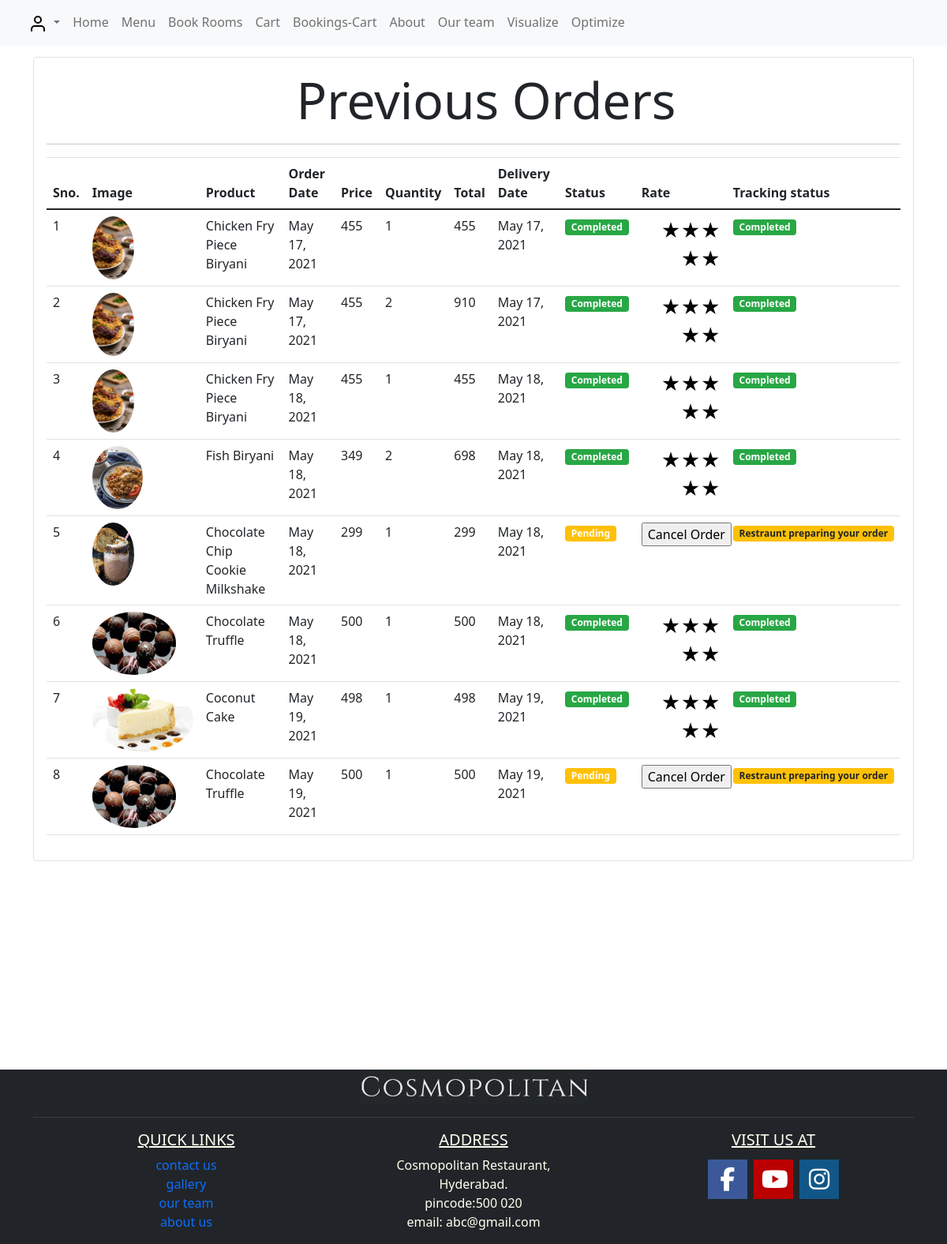
Screenshot of /orders/ (signed in) with the database file from the repository.
### store/models.py (models this page shows, shortened)
class Order(models.Model):
    item=models.ForeignKey(allItems, on_delete=models.CASCADE)
    username = models.CharField(max_length=255)
    quantity=models.IntegerField(default=1)
    comment = models.CharField(max_length=255,default='')
    price=models.IntegerField()
    streetaddress = models.CharField(max_length=255)
    locality = models.CharField(max_length=255)
    city = models.CharField(max_length=255)
    pincode = models.IntegerField()
    phone=models.IntegerField()
    total=models.IntegerField()
    date=models.DateField(default=datetime.datetime.now)
    status=models.BooleanField(default=False)
    resprepstatus=models.BooleanField(default=True)
    deliverystatus=models.BooleanField(default=False)
    @staticmethod
    def get_orders_by_customer(user):
        return Order.objects.filter(username=user)

class allItems(models.Model):
    name = models.CharField(max_length=255)
    price = models.DecimalField(max_digits=5, decimal_places=2)
    image = models.ImageField(upload_to='images/')
    time = models.CharField(max_length=255)
    rating = models.DecimalField(max_digits=2,decimal_places=1)
    class Meta:
        verbose_name_plural = 'allitems'

### store/views.py (the view)
# urls.py: path('orders/', views.orders, name='orders'),
@login_required(redirect_field_name='next')
def orders(request):
        user=request.user.username
        orders=Order.get_orders_by_customer(user)
        rate2 = request.POST.get('rating[rating]')
        oid=request.POST.get('item')
        rate=request.POST.get('rate')
        itemname=request.POST.get('itemname')
        if request.method == 'POST':
            rate1 = allItems.objects.values_list('rating',flat=True).get(name=itemname)
            res = (int(rate1)+int(rate2))/2
            s = allItems.objects.get(name=itemname)
            s.rating = res
            s.save()
        return render(request,'orders.html',{'orders':orders})

### store/templatetags/cart.py (called while the page is built)
@register.filter(name='multiply')
def multiply(number , number1):
    return number * number1

### store/templates/orders.html (shortened to what this page needs)
{% load static %}
<!DOCTYPE html>
<html lang="en">
<head>
  <link rel="stylesheet" href="https://maxcdn.bootstrapcdn.com/bootstrap/4.0.0/css/bootstrap.min.css"
>
    <link href="https://cdn.jsdelivr.net/npm/bootstrap@5.0.0-beta1/dist/css/bootstrap.min.css" rel="stylesheet">
    <link rel="stylesheet" href="https://cdnjs.cloudflare.com/ajax/libs/font-awesome/4.7.0/css/font-awesome.min.css">
    <link rel="stylesheet" href="{% static 'home.css' %}">
    {% load cart %}
</head>
<body>
    <div class="fixed-top">
      <nav class="navbar navbar-expand-lg navbar-light bg-light">
        <div class="container-fluid">
          <div class="collapse navbar-collapse" id="navbarNav">
            <ul class="navbar-nav">
            <li class="nav-item dropdown">
          <a class="nav-link dropdown-toggle" href="#" id="navbarDropdown" role="button" data-bs-toggle="dropdown" aria-expanded="false">
            <img src="{{ '/media/images/user.svg' }}">
          </a>
        </li>
              <li class="nav-item">
                <a class="nav-link" href="{% url 'store:home' %}">Home</a>
              </li>
              <li class="nav-item">
                <a class="nav-link" aria-current="page" href="{% url 'store:menu' %}">Menu</a>
              </li>
              <li class="nav-item">
                <a class="nav-link" href="{% url 'store:rooms' %}">Book Rooms</a>
              </li>
              {% if user.is_authenticated %}
              <li class="nav-item">
                <a class="nav-link" href="{% url 'store:cart' %}">Cart</a>
              </li>
              <li class="nav-item">
                <a class="nav-link" href="{% url 'store:roomcart' %}">Bookings-Cart</a>
              </li>
              {% endif %}
              <li class="nav-item">
                <a class="nav-link" href="{% url 'store:about' %}">About</a>
              </li>
              <li class="nav-item">
                <a class="nav-link" href="{% url 'store:home' %}#ourteam">Our team</a>
              </li>
              {% if user.username == 'admin' %}
              <li class="nav-item">
                <a class="nav-link" href="{% url 'store:visualize' %}">Visualize</a>
              </li>
              <li class="nav-item">
                <a class="nav-link" href="{% url 'store:optimize' %}">Optimize</a>
              </li>
              {% endif %}
            </ul>
          </div>
        </div>
    </nav>
    </div>
<br><br><br>
<div class="container">
   <div class="border rounded p-3 m-43">
        <p class="display-3 pl-3 ml-3" style="text-align:center">Previous Orders</p>
        <hr>
        <table class="table">
            <thead>
                <tr>
                    <th>Sno.</th>
                    <th>Image</th>
                    <th>Product</th>
                    <th>Order Date</th>
                    <th>Price</th>
                    <th>Quantity</th>
                    <th>Total</th>
                    <th>Delivery Date</th>
                    <th>Status</th>
                    <th>Rate</th>
                    <th>Tracking status</th>
                </tr>
            </thead>
            <tbody>
                {% for order in orders %}
                <tr>
                    <td>{{forloop.counter}}</td>
                    <td><img style="height: 80px;" class="rounded-circle" src="{{order.item.image.url}}" alt=""></td>
                    <td>{{order.item.name}}</td>
                    <td>{{order.date}}</td>
                    <td>{{order.price}}</td>
                    <td>{{order.quantity}}</td>
                    <td>{{order.quantity|multiply:order.price}}</td>
                    <td>{{order.date}}</td>
                    {% if order.status %}
                    <td><small class="badge badge-success">Completed</small></td>
                    {%else%}
                    <td><small class="badge badge-warning">Pending</small></td>
                    {% endif %}
                    {% if order.status %}
                    <td><form action="" method="POST">
  <button type="submit" name="rating[rating]" value="5">&#9733;</button>
  <button type="submit" name="rating[rating]" value="4">&#9733;</button>
  <button type="submit" name="rating[rating]" value="3">&#9733;</button>
  <button type="submit" name="rating[rating]" value="2">&#9733;</button>
  <button type="submit" name="rating[rating]" value="1">&#9733;</button>
                    </form></td>
                    {% else %}
                    <td>
                    <form action='' method='POST'>{% csrf_token %}
                        <p>
                            <input type='submit' value='Cancel Order' /></p>
                    </form></td>
                   {% endif %}
                    {% if not order.status %}
                    {% if order.resprepstatus %}
                                        {% if order.deliverystatus %}
                    <td><small class="badge badge-warning text-dark">Order picked up by Delivery person</small></td>
                                        {% else %}
                    <td><small class="badge badge-warning text-dark">Restraunt preparing your order</small></td>
                   {% endif %}
                   {% endif %}
                                                            {% else %}
                    <td><small class="badge badge-success">Completed</small></td>
                   {% endif %}
                </tr>
                {% endfor %}
            </tbody>
        </table>
   </div>
</div>
<br><br><br><br><br><br><br><br><br><br><br>
    <div class="bg-dark footer">
    <div class="container">
       <div class="row text-center">
         <a href="home.html"><img src="{{ '/media/images/below-logo.jpeg' }}" ></a>
       </div>
       <hr style="color:gray">
       <div class="row text-center" style="color: ivory;">
         <div class="col">
           <ul>
              <h5><u>QUICK LINKS</u></h5>
             <li>
              <a href="contact.html">contact us</a>
            </li>
            <li>
              <a href="gallery.html">gallery</a>
            </li>
            <li>
              <a href="home.html#ourteam">our team</a>
            </li>
            <li>
              <a href="aboutus.html">about us</a>
            </li>
           </ul>
         </div>
         <div class="col">
          <h5><u>ADDRESS</u></h5>
          <p>Cosmopolitan Restaurant,<br>Hyderabad.<br>pincode:500 020<br>email: abc@gmail.com</p>
         </div>
         <div class="col">
           <h5><u>VISIT US AT</u></h5>
           <a href="#facebook" class="fa fa-facebook"></a>
           <a href="https://youtu.be/mAFltQ2H8nA" class="fa fa-youtube"></a>
           <a href="#instagram" class="fa fa-instagram"></a>
         </div>
       </div>
    </div>
  </div>
</body>
</html>

### store/static/home.css (style rules this page uses)
.footer > .container > .row > .col > ul > li { color: rgb(243, 238, 230); }
.footer > .container > .row > .col > ul > li > a { text-decoration: none; }
.footer > .container > .row > .col > ul { list-style-type:none }
.fa { padding: 10px; font-size: 30px; width: 50px; text-align: center; text-decoration: none; margin: 5px 2px; }
.fa-youtube { background: #bb0000; color: white; }
.fa-instagram { background: #125688; color: white; }
.fa-facebook { background: #3B5998; color: white; }

### store/templates/orders.html (style rules this page uses)
form { width: 100px; }
button { border: 0; background: transparent; font-size: 1.5em; margin: 0; padding: 0; float: right; }

### rows the page displays
Order: item.image (picture), item.name "Chicken Fry Piece Biryani", date "May 17, 2021", price "455", quantity "1", quantity|multiply "455", status "Completed"
Order: item.image (picture), item.name "Chicken Fry Piece Biryani", date "May 17, 2021", price "455", quantity "2", quantity|multiply "910", status "Completed"
Order: item.image (picture), item.name "Chicken Fry Piece Biryani", date "May 18, 2021", price "455", quantity "1", quantity|multiply "455", status "Completed"
Order: item.image (picture), item.name "Fish Biryani", date "May 18, 2021", price "349", quantity "2", quantity|multiply "698", status "Completed"
Order: item.image (picture), item.name "Chocolate Chip Cookie Milkshake", date "May 18, 2021", price "299", quantity "1", quantity|multiply "299", status "Pending"
Order: item.image (picture), item.name "Chocolate Truffle", date "May 18, 2021", price "500", quantity "1", quantity|multiply "500", status "Completed"
Order: item.image (picture), item.name "Coconut Cake", date "May 19, 2021", price "498", quantity "1", quantity|multiply "498", status "Completed"
Order: item.image (picture), item.name "Chocolate Truffle", date "May 19, 2021", price "500", quantity "1", quantity|multiply "500", status "Pending"
